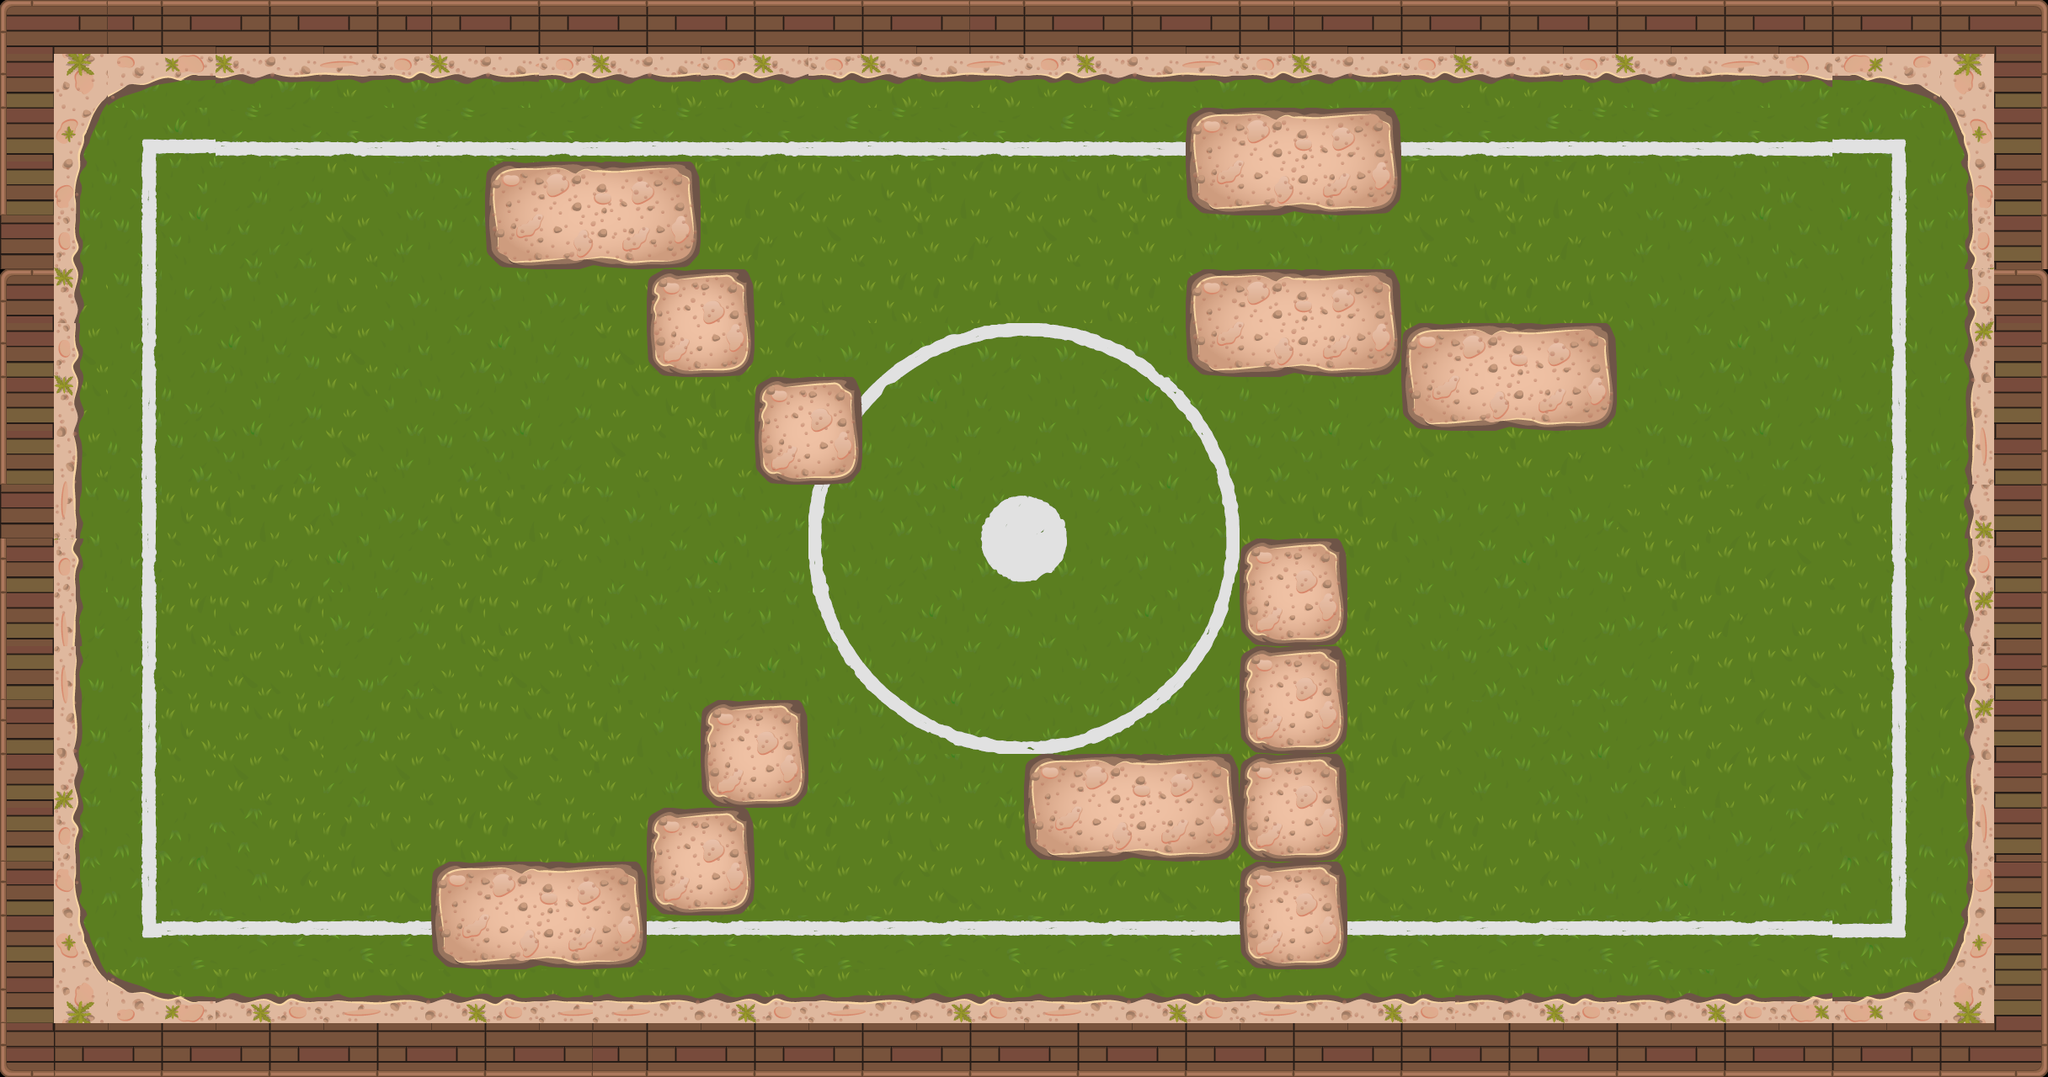

The image is a tile-based game level rendered from a .tmx file. Its description and source (layers, tilesets, objects; grid data summarised) follow:
An orthogonal 38x20 tile map with 64x64 px tiles, 3 tile layers (background, bourder, above) and 29 objects (11x bomb, player, goal, bombzon, zone, ...).

<map version="1.2" tiledversion="1.2.4" orientation="orthogonal" renderorder="right-down" width="38" height="20" tilewidth="64" tileheight="64" infinite="0" nextlayerid="25" nextobjectid="155">
 <properties>
  <property name="score" type="int" value="100" />
 </properties>
 <tileset firstgid="1" source="tiles2.tsx" />
 <layer id="22" name="background" width="38" height="20">
  <data>[760 cells, 648 non-empty, 110 distinct tile ids]</data>
 </layer>
 <layer id="23" name="bourder" width="38" height="20">
  <data>[760 cells, 296 non-empty, 36 distinct tile ids]</data>
 </layer>
 <layer id="24" name="above" width="38" height="20">
  <data>[760 cells, 0 non-empty, 0 distinct tile ids]</data>
 </layer>
 <objectgroup color="#000000" id="4" name="BourderObjet">
  <object id="140" x="195" y="92.5">
   <polyline points="0,0 -44,9 -84.5,40.5 -102.5,108 -105,180 -104,973 -90.5,1035 -67.5,1072.5 -0.5,1094.5 2041.5,1095 2109.5,1073.5 2138.5,1020.5 2148,956 2148.5,124.5 2137,64 2109.5,22 2045.5,0 1978,-4 -1.81818,-0.5" />
  </object>
  <object id="141" x="584.667" y="196" width="238.667" height="114.667" />
  <object id="142" x="778" y="323.333" width="110.667" height="114" />
  <object id="143" x="902.667" y="451.333" width="116" height="116.667" />
  <object id="144" x="838.667" y="834.667" width="114.667" height="116.667" />
  <object id="145" x="775.333" y="964" width="115.333" height="116.667" />
  <object id="146" x="516" y="1029.33" width="246" height="116" />
  <object id="147" x="1227" y="902.5" width="239.5" height="112.75" />
  <object id="148" x="1479" y="648" width="112" height="363.5" />
  <object id="149" x="1417.33" y="128.667" width="242.667" height="119.333" />
  <object id="150" x="1420" y="324.667" width="237.333" height="112" />
  <object id="151" x="1680" y="393.333" width="233.333" height="108" />
  <object id="152" x="1481.33" y="1029.33" width="109.333" height="110.667" />
 </objectgroup>
 <objectgroup id="5" name="Place" />
 <objectgroup id="6" name="Player">
  <object id="126" type="player" x="284" y="584">
   <point />
  </object>
 </objectgroup>
 <objectgroup id="7" name="Box">
  <object id="128" type="goal" x="2054" y="670">
   <properties>
    <property name="derect" type="int" value="3" />
   </properties>
   <point />
  </object>
 </objectgroup>
 <objectgroup id="8" name="Enimy" />
 <objectgroup id="9" name="Pickup" />
 <objectgroup id="10" name="Bomb">
  <object id="129" type="bomb" x="1016" y="356">
   <point />
  </object>
  <object id="130" type="bomb" x="986" y="772">
   <point />
  </object>
  <object id="131" type="bomb" x="760" y="900">
   <point />
  </object>
  <object id="132" type="bomb" x="1076" y="856">
   <point />
  </object>
  <object id="133" type="bomb" x="1292" y="820">
   <point />
  </object>
  <object id="134" type="bomb" x="1412" y="492">
   <point />
  </object>
  <object id="135" type="bomb" x="1248" y="328">
   <point />
  </object>
  <object id="136" type="bomb" x="1188" y="548">
   <point />
  </object>
  <object id="137" type="bomb" x="1292" y="1128">
   <point />
  </object>
  <object id="138" type="bomb" x="1064" y="1080">
   <point />
  </object>
  <object id="139" type="bomb" x="1726" y="700">
   <point />
  </object>
  <object id="153" type="bombzon" x="1536" y="440">
   <properties>
    <property name="code" type="int" value="6" />
    <property name="derect" type="int" value="0" />
    <property name="zone" value="0" />
   </properties>
   <point />
  </object>
 </objectgroup>
 <objectgroup id="11" name="Light" />
 <objectgroup id="12" name="Door" />
 <objectgroup id="13" name="Zone" visible="0">
  <object id="154" name="zone0" type="zone" x="902.182" y="198.303" width="1074.42" height="912.727">
   <properties>
    <property name="Id" value="0" />
   </properties>
  </object>
 </objectgroup>
 <objectgroup id="14" name="Circle">
  <object id="127" type="circle" x="592" y="572">
   <properties>
    <property name="code" type="int" value="3" />
   </properties>
   <point />
  </object>
 </objectgroup>
 <objectgroup id="15" name="Text" />
</map>